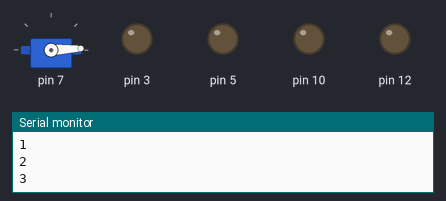
Bench run of a sketch on a simulated Arduino Uno, built with avr-gcc and run on an emulated ATmega328P. On the bench: servo, output pins drawn as LEDs (lit = HIGH), the last lines printed to the serial monitor.

Above: at 0.05 s.
At 0.75 s:
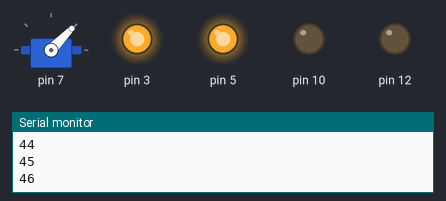
At 1.35 s:
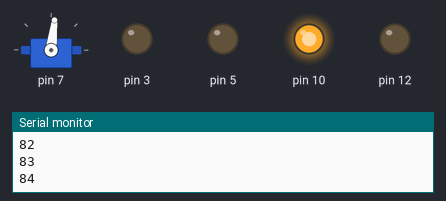
At 2.85 s:
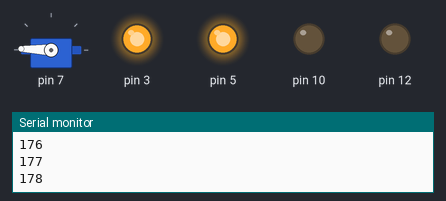
At 4.15 s:
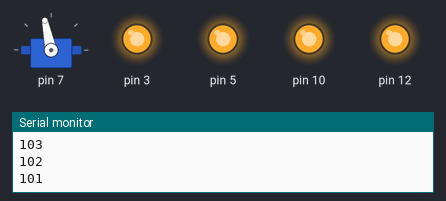
At 5.55 s:
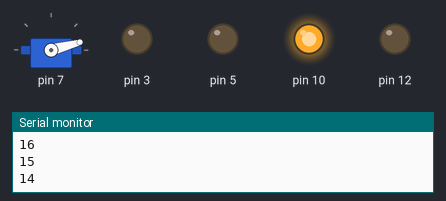
Timing chart, 0 to 7.5 s (numbered marks = the images above):
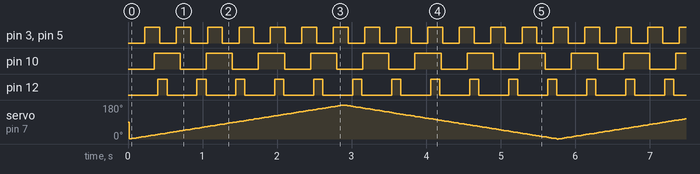

The sketch:

Nata_multi.ino
```cpp
#include <VarSpeedServo.h>

class Motor
{
  // Class Member Variables
  // These are initialized at startup
  int MotorPin;      // the number of the LED pin
  long OnTime;     // milliseconds of on-time
  long OffTime;    // milliseconds of off-time

  // These maintain the current state
  int MotorState;                 // ledState used to set the LED
  unsigned long previousMillis;   // will store last time LED was updated

  // Constructor - creates a Flasher
  // and initializes the member variables and state
  public:
  Motor(int pin, long on, long off)
  {
  MotorPin = pin;
  pinMode(MotorPin, OUTPUT);

  OnTime = on;
  OffTime = off;

  MotorState = LOW;
  previousMillis = 0;
  }

  void Update()
  {
    // check to see if it's time to change the state of the LED
    unsigned long currentMillis = millis();

    if((MotorState == HIGH) && (currentMillis - previousMillis >= OnTime))
    {
      MotorState = LOW;  // Turn it off
      previousMillis = currentMillis;  // Remember the time
      digitalWrite(MotorPin, MotorState);  // Update the actual LED
    }
    else if ((MotorState == LOW) && (currentMillis - previousMillis >= OffTime))
    {
      MotorState = HIGH;  // turn it on
      previousMillis = currentMillis;   // Remember the time
      digitalWrite(MotorPin, MotorState);   // Update the actual LED
    }
  }
};

class Sweeper
{
  VarSpeedServo servo;              // the servo
  int pos;              // current servo position
  int increment;        // increment to move for each interval
  int  updateInterval;      // interval between updates
  unsigned long lastUpdate; // last update of position

public:
  Sweeper(int interval)
  {
    updateInterval = interval;
    increment = 1;
  }

  void Attach(int pin)
  {
    servo.attach(pin);
  }

  void Detach()
  {
    servo.detach();
  }

  void Update()
  {
    if((millis() - lastUpdate) > updateInterval)  // time to update
    {
      lastUpdate = millis();
      pos += increment;
      servo.write(pos);
      Serial.println(pos);
      if ((pos >= 180) || (pos <= 0)) // end of sweep
      {
        // reverse direction
        increment = -increment;
      }
    }
  }
};


Motor Motor1(12, 123, 400);
Motor Motor2(10, 350, 350);
Motor Motor3(5, 200, 222);
Motor Motor4(3, 200, 222);

Sweeper sweeper1(15);

void setup()
{
  Serial.begin(9600);
  sweeper1.Attach(7);
}


void loop()
{
  sweeper1.Update();

  Motor1.Update();
  Motor2.Update();
  Motor3.Update();
  Motor4.Update();
}
```

Measured:
- by itself, pin 3, pin 5: alternates HIGH for 0.20 s and LOW for 0.22 s
- by itself, pin 10: alternates HIGH for 0.35 s and LOW for 0.35 s
- by itself, pin 12: alternates HIGH for 0.12 s and LOW for 0.40 s
